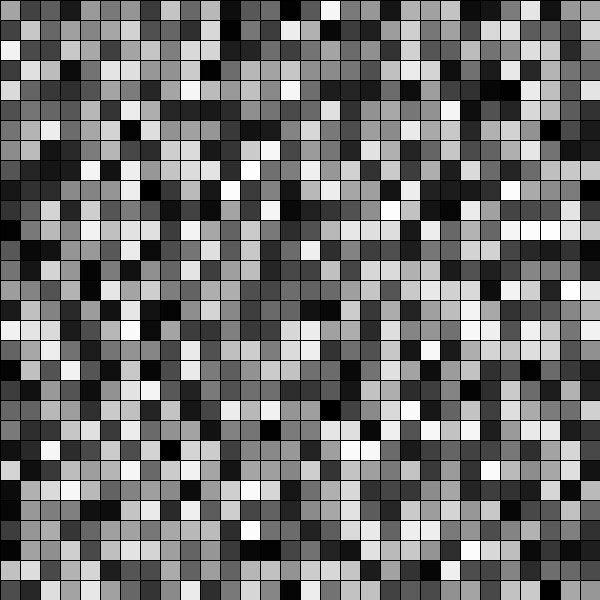
Frame 1 (no input)
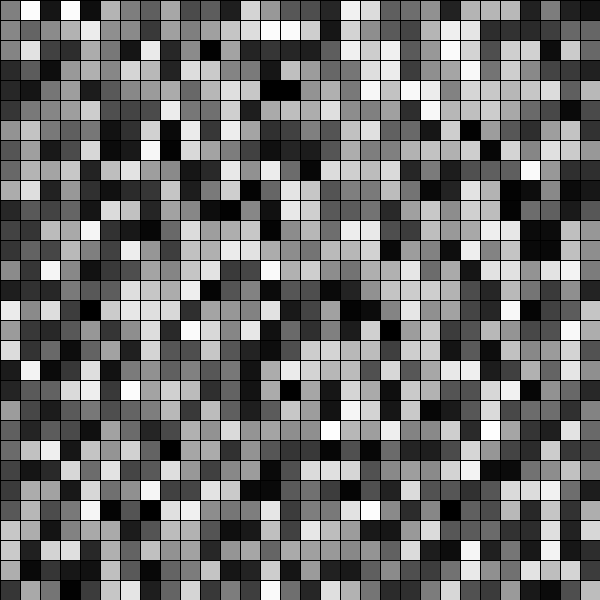
Frame 2 (the mouse pressed at the canvas centre, redrawn once)

The Processing sketch that drew these frames (run headless with seeded random() and noise(); the mouse was pressed at the canvas centre and the sketch redrawn once):

// Processing sketch: GOL_1
// ── GOL_1.pde
//grids and 2d array sandbox
//make sure array can access the cols/rows!

void setup(){
  size(600,600);
  noLoop();
}

void draw(){
  int w = 20;
  int cols = (width/w);
  int rows = (height/w);
  int [][] board = new int[cols][rows];
  
  for(int i = 0; i<cols; i++){
    for(int j = 0; j<rows; j++){
      board[i][j] = int(random(255));
    }
  }
  
 for(int i = 0; i<cols; i++){
    for(int j = 0; j<rows; j++){
      fill(board[i][j]);
      rect(i*20,j*20,20,20);
    }
  } 

}
